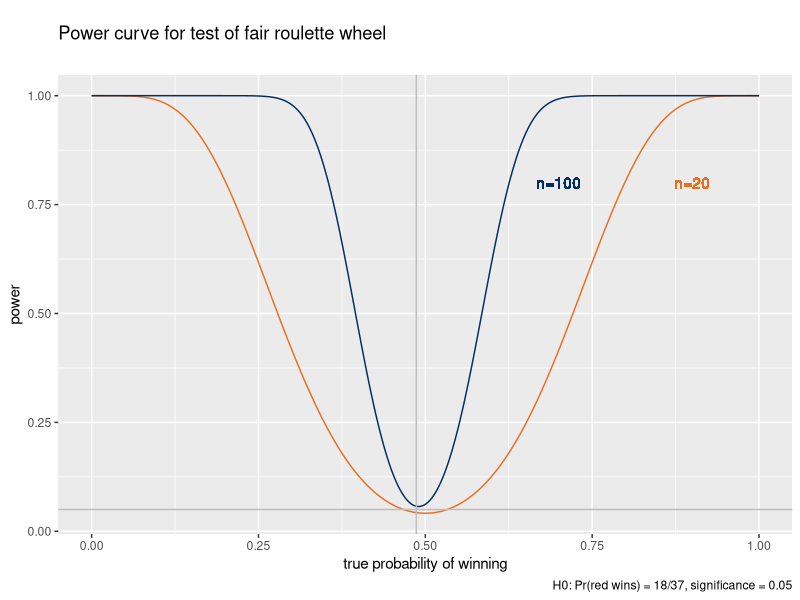
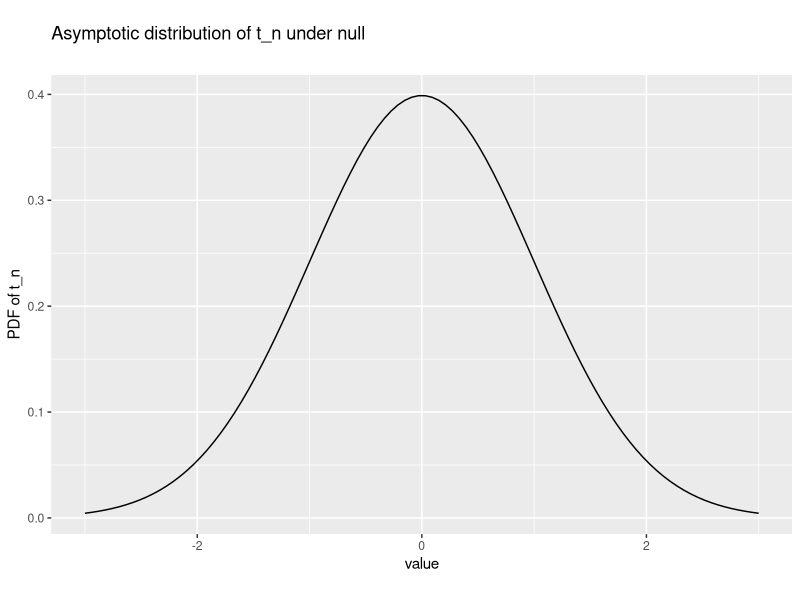
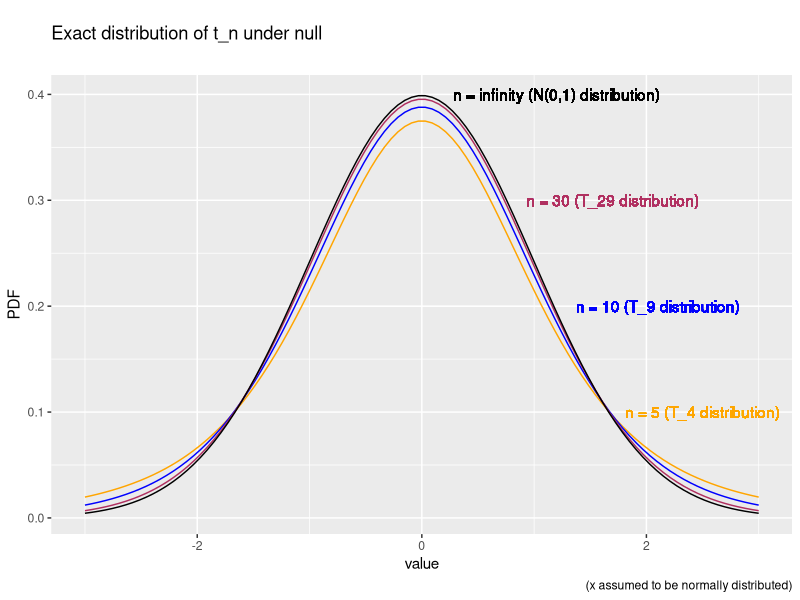

Here is the R script that generated these plots, in order:
## ---- chunk 1
knitr::opts_chunk$set(echo = FALSE,
                      prompt = FALSE,
                      tidy = TRUE,
                      collapse = TRUE)
library("tidyverse")
## ---- chunk 2
cat("2.5 percentile of binomial(100,18/37) =",
    qbinom(0.025,100,18/37),
    "\n")
cat("97.5 percentile of binomial(100,18/37) =",
    qbinom(0.975,100,18/37),
    "\n")
## ---- chunk 3
PowerCurveData <- tibble(theta = seq(0,1,length.out=380),
                         power20 = pbinom(qbinom(0.025,
                                                 20,
                                                 18/37),
                                          20,
                                          theta) +
                             (1 - pbinom(qbinom(0.975,
                                              20,
                                              18/37),
                                       20,
                                       theta)),
                         power100 = pbinom(qbinom(0.025,
                                                  100,
                                                  18/37),
                                           100,
                                           theta) +
                           (1 - pbinom(qbinom(0.975,
                                              100,
                                              18/37),
                                       100,
                                       theta)))
ggplot(data = PowerCurveData, 
       mapping = aes(x = theta,y = power20)) +
  geom_line(col="#EB6E1F") +
  geom_line(aes(y = power100), col="#002D62") +
  xlab("true probability of winning") +
  ylab("power") +
  geom_text(label="n=100",x=0.7,y=0.8,col="#002D62") +
  geom_text(label="n=20",x=0.9,y=0.8,col="#EB6E1F") +
  geom_hline(yintercept = 0.05,col="gray") +
  geom_vline(xintercept = 18/37,col="gray") +
  labs(title = "Power curve for test of fair roulette wheel", 
       subtitle = "", 
       caption = "H0: Pr(red wins) = 18/37, significance = 0.05", 
       tag = "")
## ---- chunk 4
simdata <- tibble(x = seq(-3,3,length.out = 100),
                  tinf = dnorm(x))
ggplot(data=simdata,
       mapping = aes(x= x,
                     y= tinf)) +
  geom_line() +
  xlab("value") +
  ylab("PDF of t_n") +
  labs(title = "Asymptotic distribution of t_n under null", 
       subtitle = "", 
       caption = "", 
       tag = "")
## ---- chunk 5
  cat("cL = 2.5 percentile of N(0,1) = ",
      round(qnorm(0.025),3),
      "\n")
  cat("cH = 97.5 percentile of N(0,1) = ",
      round(qnorm(0.975),3),
      "\n")
## ---- chunk 6
simdata <- tibble(x = seq(-3,3,length.out = 100),
                  t5 = dt(x,df=4),
                  t10 = dt(x,df=9),
                  t30 = dt(x,df=29),
                  tinf = dnorm(x))
ggplot(data = simdata,
       mapping = aes(x = x)) +
  geom_line(aes(y = t5), col = "orange") +
  geom_line(aes(y = t10), col = "blue") +
  geom_line(aes(y = t30), col = "maroon") +
  geom_line(aes(y = tinf), col = "black") +
  geom_text(label="n = infinity (N(0,1) distribution)",x=1.2,y=0.4,col="black") +
  geom_text(label="n = 5 (T_4 distribution)",x=2.5,y=0.1,col="orange") +
  geom_text(label="n = 10 (T_9 distribution)",x=2.1,y=0.2,col="blue") +
  geom_text(label="n = 30 (T_29 distribution)",x=1.7,y=0.3,col="maroon") +
  xlab("value") +
  ylab("PDF") +
  labs(title = "Exact distribution of t_n under null", 
       subtitle = "", 
       caption = "(x assumed to be normally distributed)", 
       tag = "")
## ---- chunk 7
  cat("cL = 2.5 percentile of T_4 = ",
      round(qt(0.025,df=4),3),
      "\n")
  cat("cH = 97.5 percentile of T_4 = ",
      round(qt(0.975,df=4),3),
      "\n")
## ---- chunk 8
  cat("cL = 2.5 percentile of T_29 = ",
      round(qt(0.025,df=29),3),
      "\n")
  cat("cH = 97.5 percentile of T_29 = ",
      round(qt(0.975,df=29),3),
      "\n")
## ---- chunk 9
  cat("cL = 2.5 percentile of T_999 = ",
      round(qt(0.025,df=999),3),
      "\n")
  cat("cH = 97.5 percentile of T_999 = ",
      round(qt(0.975,df=999),3),
      "\n")
## ---- chunk 10
  cat("cL = 2.5 percentile of T_99 = ",
      round(qt(0.025,df=99),3),
      "\n")
  cat("cH = 97.5 percentile of T_99 = ",
      round(qt(0.975,df=99),3),
      "\n")
## ---- chunk 11
# Construct a grid of many values between 0 and 1
theta <- seq(0,1,length.out=101)
# For each value in the grid, test the null hypothesis
cL <- qbinom(0.025,100,theta)
cH <- qbinom(0.975,100,theta)
accept35 <- (cL < 35 & cH > 35)
accept40 <- (cL < 40 & cH > 40)
# The confidence interval is the range of values that are not rejected
thetaCI35 <- range(theta[accept35])
thetaCI40 <- range(theta[accept40])
# If red wins 35 games:
cat("95% CI for win probability: ",thetaCI35[1]," to ",thetaCI35[2],"\n")
# If red wins 40 games:
cat("95% CI for win probability: ",thetaCI40[1]," to ",thetaCI40[2],"\n")
